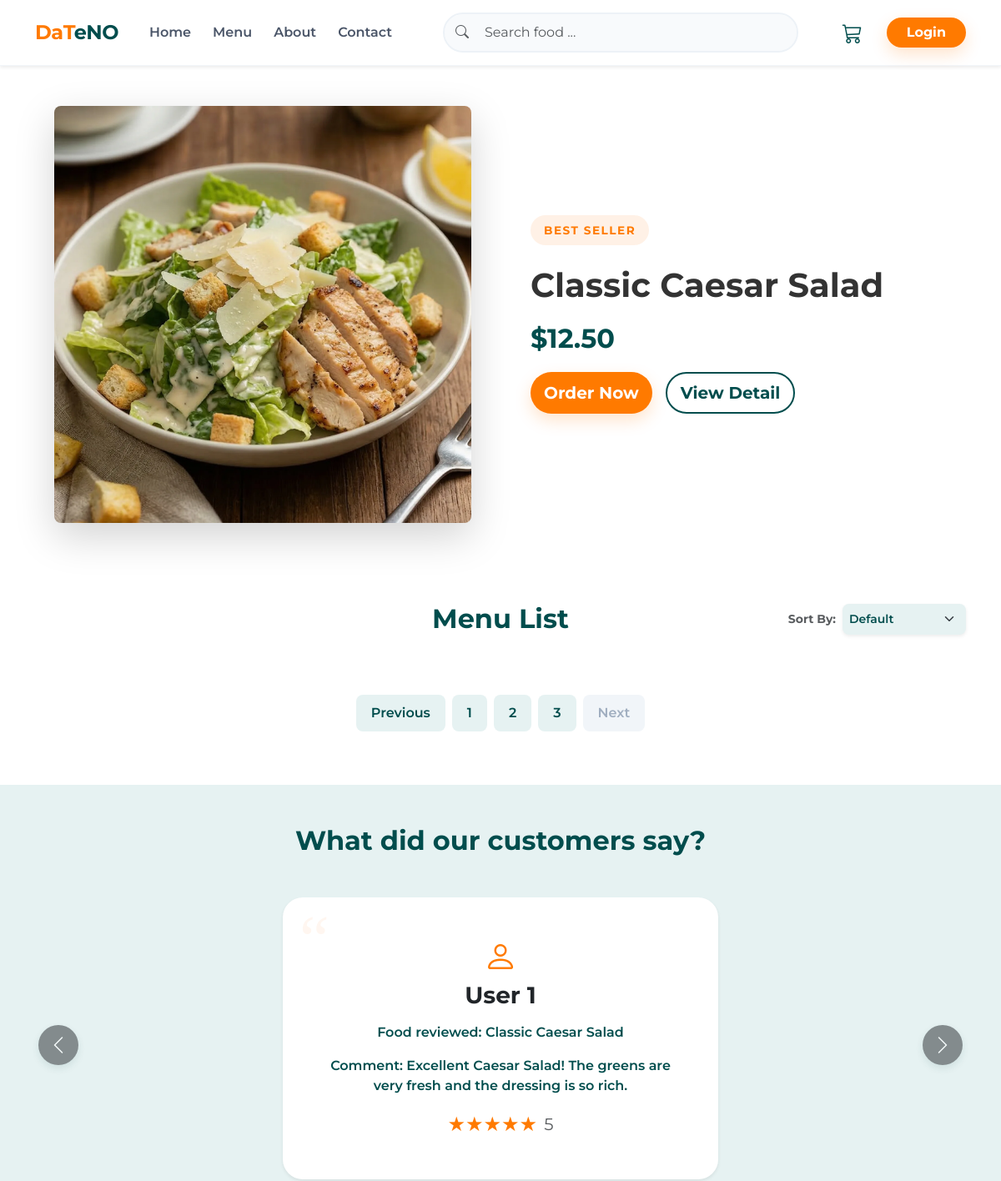
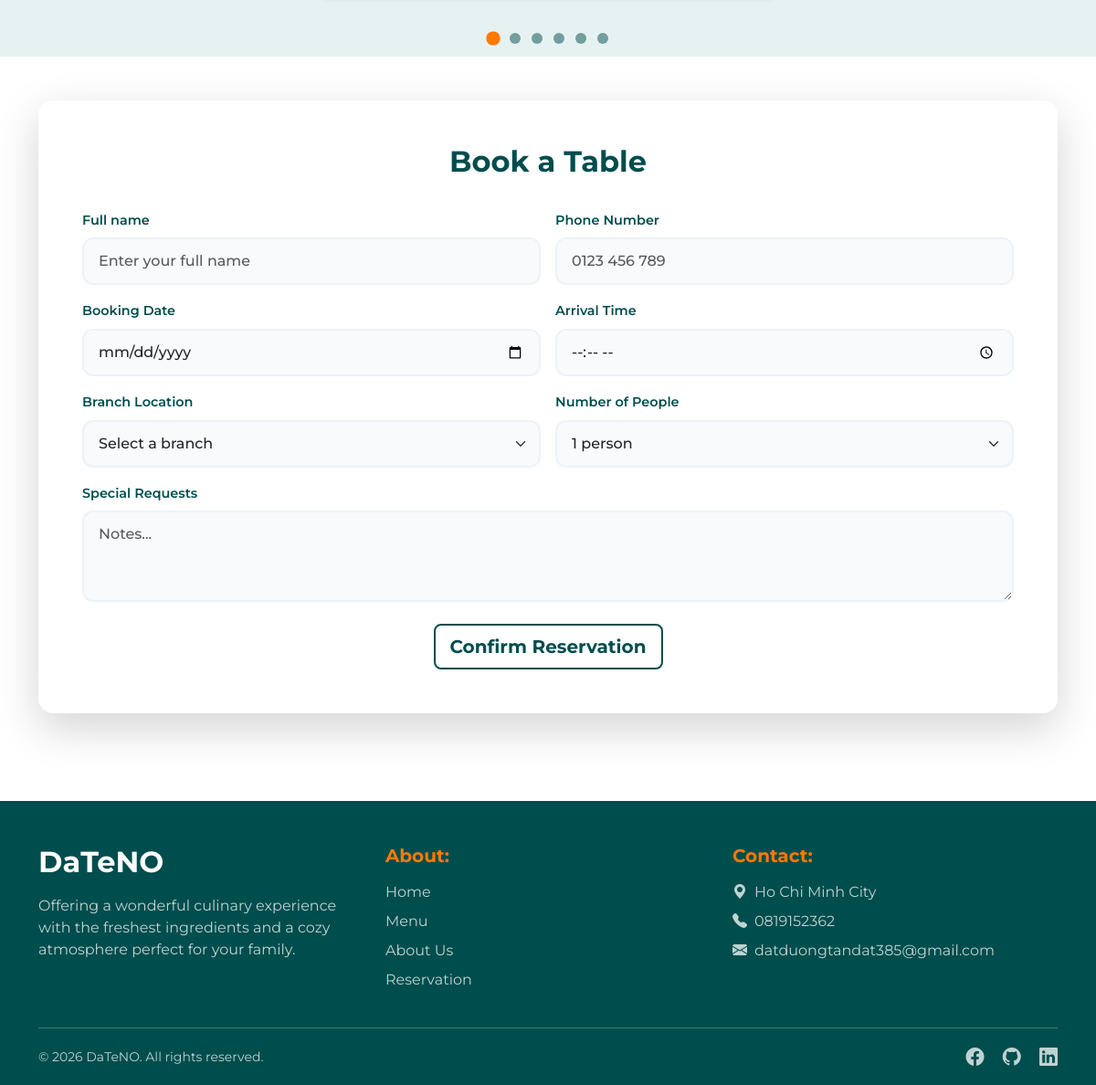
/public/index.php?page=home&p=4, run on the app's committed database (2 pictures, top to bottom).
### tables this page shows
CREATE TABLE `products` (
  `id` int NOT NULL AUTO_INCREMENT,
  `category_id` int DEFAULT NULL,
  `image_url` varchar(255) NOT NULL,
  `name` varchar(255) NOT NULL,
  `description` varchar(255) NOT NULL,
  `price` decimal(10,2) NOT NULL,
  `average_rating` decimal(3,2) DEFAULT NULL,
  `slug` varchar(255) NOT NULL,
  `created_at` timestamp NULL DEFAULT CURRENT_TIMESTAMP,
  `deleted_at` timestamp NULL DEFAULT NULL,
  PRIMARY KEY (`id`),
  UNIQUE KEY `id` (`id`),
  UNIQUE KEY `slug` (`slug`),
  KEY `fk_products_category_id_categories` (`category_id`),
  CONSTRAINT `fk_products_category_id_categories` FOREIGN KEY (`category_id`) REFERENCES `categories` (`id`) ON DELETE SET NULL
);

CREATE TABLE `reviews` (
  `id` int NOT NULL AUTO_INCREMENT,
  `user_id` int NOT NULL,
  `product_id` int NOT NULL,
  `rating` tinyint DEFAULT NULL,
  `comment` text,
  `created_at` timestamp NULL DEFAULT CURRENT_TIMESTAMP,
  PRIMARY KEY (`id`),
  UNIQUE KEY `id` (`id`),
  KEY `fk_reviews_user_id_users` (`user_id`),
  KEY `fk_reviews_product_id_products` (`product_id`),
  CONSTRAINT `fk_reviews_product_id_products` FOREIGN KEY (`product_id`) REFERENCES `products` (`id`) ON DELETE CASCADE,
  CONSTRAINT `fk_reviews_user_id_users` FOREIGN KEY (`user_id`) REFERENCES `users` (`id`) ON DELETE CASCADE,
  CONSTRAINT `reviews_chk_1` CHECK ((`rating` between 1 and 5))
);

CREATE TABLE `users` (
  `id` int NOT NULL AUTO_INCREMENT,
  `name` varchar(255) NOT NULL,
  `email` varchar(255) NOT NULL,
  `password` varchar(255) NOT NULL,
  `role` enum('CUSTOMER','ADMIN') NOT NULL DEFAULT 'CUSTOMER',
  `phone` char(10) NOT NULL,
  `is_email_verified` tinyint DEFAULT '0',
  `email_verified_at` timestamp NULL DEFAULT NULL,
  `created_at` timestamp NULL DEFAULT CURRENT_TIMESTAMP,
  `deleted_at` timestamp NULL DEFAULT NULL,
  PRIMARY KEY (`id`),
  UNIQUE KEY `id` (`id`),
  UNIQUE KEY `email` (`email`),
  UNIQUE KEY `phone` (`phone`)
);

### app/core/Database.php (called while the page is built, shortened)
<?php
class Database
{
    private static $instance = null;
    private $pdo;
    private function __construct()
    {
        $dsn = "mysql:host=" . DB_HOST . ";dbname=" . DB_NAME . ";charset=utf8mb4";
        $options = [
            PDO::ATTR_ERRMODE            => PDO::ERRMODE_EXCEPTION,
            PDO::ATTR_DEFAULT_FETCH_MODE => PDO::FETCH_ASSOC,
            PDO::ATTR_EMULATE_PREPARES   => false,
        ];
        try {
            $this->pdo = new PDO($dsn, DB_USER, DB_PASS, $options);
        } catch (PDOException $e) {
            throw new PDOException($e->getMessage(), (int)$e->getCode());
        }
    }
    public static function getInstance()
    {
        if (self::$instance === null) {
            self::$instance = new Database();
        }
        return self::$instance;
    }
    public function getConnection()
    {
        return $this->pdo;
    }
}

### app/modules/product/product_controller.php (called while the page is built, shortened)
<?php
require_once ROOT_PATH . '/app/modules/product/product_service.php';
class ProductController
{
    private $productService;
    public function __construct()
    {
        $this->productService = new ProductService();
    }
    public function getHighestRating()
    {
        return $this->productService->getHighestRating();
    }
}

### app/modules/product/product_service.php (called while the page is built, shortened)
<?php
require_once ROOT_PATH . '/app/modules/product/product_model.php';
class ProductService
{
    private $productModel;
    public function __construct()
    {
        $this->productModel = new ProductModel();
    }
    public function getHighestRating()
    {
        $product = $this->productModel->getFeatured();
        if ($product) {
            $product['image_path'] = $this->formatImagePath($product['category_slug'], $product['image_url']);
            return $product;
        }
        return null;
    }
    private function formatImagePath($category_slug, $image_name)
    {
        return "/restaurant_project/public/images/{$category_slug}/{$image_name}";
    }
}

### app/modules/product/product_model.php (called while the page is built, shortened)
<?php
require_once ROOT_PATH . '/app/core/Database.php';
class ProductModel
{
    private $db;
    public function __construct()
    {
        $this->db = Database::getInstance()->getConnection();
    }
    public function getFeatured()
    {
        $sql = "SELECT p.*, c.slug AS category_slug
                FROM products p
                LEFT JOIN categories c ON p.category_id = c.id
                WHERE p.deleted_at IS NULL
                ORDER BY p.average_rating DESC
                LIMIT 1";
        return $this->db->query($sql)->fetch();
    }
}

### app/modules/feedback/feedback_controller.php (called while the page is built)
<?php
require_once ROOT_PATH . '/app/modules/feedback/feedback_service.php';
class FeedbackController
{
    private $feedbackService;
    public function __construct()
    {
        $this->feedbackService = new FeedbackService();
    }
    public function getTopFeedback()
    {
        return $this->feedbackService->getTopFeedbacksForDisplay(6);
    }
}

### app/modules/feedback/feedback_service.php (called while the page is built, shortened)
<?php
require_once ROOT_PATH . '/app/modules/feedback/feedback_model.php';
class FeedbackService
{
    private $feedbackModel;
    public function __construct()
    {
        $this->feedbackModel = new FeedbackModel();
    }
    private function renderStars($rating)
    {
        $intRating = (int)$rating;
        return str_repeat('★', $intRating) . str_repeat('☆', 5 - $intRating);
    }
    private function formatRating($rating)
    {
        return (float)number_format($rating, 1);
    }
    public function getTopFeedbacksForDisplay($limit = 6)
    {
        $feedbacks = $this->feedbackModel->getTopFeedbacks($limit);
        foreach ($feedbacks as &$item) {
            $item['feedback_stars'] = $this->renderStars($item['rating']);
        }
        return $feedbacks;
    }
}

### app/modules/feedback/feedback_model.php (called while the page is built)
<?php
require_once ROOT_PATH . '/app/core/Database.php';
class FeedbackModel
{
    private $db;
    public function __construct()
    {
        $this->db = Database::getInstance()->getConnection();
    }
    public function getTopFeedbacks($limit)
    {
        $sql = "SELECT r.*, u.name AS user_name, p.name AS product_name
                FROM reviews r
                LEFT JOIN users u ON r.user_id = u.id
                LEFT JOIN products p ON r.product_id = p.id
                ORDER BY r.rating DESC
                LIMIT :limit";
        $stmt = $this->db->prepare($sql);
        $stmt->bindValue(':limit', (int)$limit, PDO::PARAM_INT);
        $stmt->execute();
        return $stmt->fetchAll();
    }
}

### app/modules/feedback/views/feedback.php (the view)
<?php
require_once ROOT_PATH . '/app/modules/feedback/feedback_controller.php';
$feedback_controller = new FeedbackController();
$feedbacks = $feedback_controller->getTopFeedback();
?>
<section class="py-5 bg-soft-cyan" id="feedback">
    <div class="container">
        <header class="text-center mb-5">
            <h2 class="fw-bold text-teal-dark">What did our customers say?</h2>
        </header>
        <div id="feedbackCarousel" class="carousel slide" data-bs-ride="carousel">
            <div class="carousel-inner">
                <?php foreach ($feedbacks as $index => $feedback): ?>
                    <div class="carousel-item <?= $index === 0 ? 'active' : '' ?>">
                        <div class="row justify-content-center px-lg-4">
                            <div class="col-12 col-md-8 col-lg-6 feedback-col mb-3">
                                <div class="card hover-card p-4 p-lg-5 text-center shadow-sm h-100">
                                    <div>
                                        <h3 class="fw-bold fs-3 mb-3">
                                            <i class="bi bi-person"></i>
                                            <?= htmlspecialchars($feedback['user_name']); ?>
                                        </h3>
                                    </div>
                                    <div>
                                        <p class="text-teal-dark fw-semibold mb-3">
                                            Food reviewed: <?= htmlspecialchars($feedback['product_name']); ?>
                                        </p>
                                        <p class="text-teal-dark fw-semibold mb-3">
                                            Comment: <?= htmlspecialchars($feedback['comment']); ?>
                                        </p>
                                    </div>
                                    <div class="d-flex justify-content-center align-items-center gap-2 mt-auto">
                                        <p class="text-primary-orange fs-4 mb-0">
                                            <?= $feedback['feedback_stars']; ?>
                                        </p>
                                        <p class="text-muted fs-5 mb-0">
                                            <?= $feedback['feedback_ratings']; ?>
                                        </p>
                                    </div>
                                </div>
                            </div>
                        </div>
                    </div>
                <?php endforeach; ?>
            </div>
            <button
                class="carousel-control-prev"
                type="button"
                data-bs-target="#feedbackCarousel"
                data-bs-slide="prev">
                <span class="carousel-control-prev-icon bg-dark rounded-circle" aria-hidden="true"></span>
            </button>
            <button
                class="carousel-control-next"
                type="button"
                data-bs-target="#feedbackCarousel"
                data-bs-slide="next">
                <span class="carousel-control-next-icon bg-dark rounded-circle" aria-hidden="true"></span>
            </button>
            <div class="carousel-indicators">
                <?php foreach ($feedbacks as $index => $feedback): ?>
                    <button
                        class="<?= $index === 0 ? 'active' : '' ?>"
                        type="button"
                        data-bs-target="#feedbackCarousel"
                        data-bs-slide-to="<?= $index ?>"
                        aria-current="<?= $index === 0 ? 'true' : 'false' ?>">
                    </button>
                <?php endforeach; ?>
            </div>
        </div>
    </div>
</section>

### app/modules/product/views/best_seller.php
<?php
require_once ROOT_PATH . '/app/modules/product/product_controller.php';
$product_controller = new ProductController();
$highest_rating_item = $product_controller->getHighestRating();
?>
<section class="py-5">
    <div class=" container">
        <div class="row align-items-center">
            <div class="col-lg-6 order-2 mt-4 mt-lg-0">
                <div class="ps-lg-4">
                    <span class="badge-best-seller mb-4">BEST SELLER</span>
                    <h3 class="fs-1 fw-bold mb-3"><?= htmlspecialchars($highest_rating_item['name']); ?></h3>
                    <p class="fs-2 fw-bold text-teal-dark">$<?= htmlspecialchars($highest_rating_item['price']); ?></p>
                    <div class="d-flex gap-3">
                        <button class="btn btn-custom-primary btn-lg px-3 py-2 rounded-pill">
                            Order Now
                        </button>
                        <a
                            href="index.php?page=detail&slug=<?= htmlspecialchars($highest_rating_item['slug']); ?>"
                            class="btn btn-custom-teal btn-lg px-3 py-2 rounded-pill">View Detail
                        </a>
                    </div>
                </div>
            </div>
            <?php if ($highest_rating_item): ?>
                <div class="col-lg-6">
                    <div class="position-relative text-center">
                        <img src="<?= htmlspecialchars($highest_rating_item['image_path']); ?>"
                            alt="<?= htmlspecialchars($highest_rating_item['name']); ?>"
                            class="img-fluid rounded-3 shadow-lg food-img-hover"
                            style="width: 500px; height: 500px; object-fit: cover;">
                    </div>
                </div>
            <?php endif; ?>
        </div>
    </div>
</section>

### public/css/style.css (style rules this page uses)
:root { --primary-orange: #ff7a00; --light-orange: #fff1e6; --teal-dark: #004d4d; --teal-light: #006666; --soft-cyan: #e6f2f2; --pure-white: #ffffff; --transition: all 0.3s ease; }
body { font-family: "Montserrat", sans-serif; color: #333; }
.text-teal-dark { color: var(--teal-dark) !important; }
.text-primary-orange { color: var(--primary-orange) !important; }
.btn-custom-primary { background-color: var(--primary-orange); color: var(--pure-white); font-weight: 700; border: none; transition: var(--transition); box-shadow: 0 8px 20px rgba(255, 122, 0, 0.2); }
.btn-custom-teal { background-color: var(--pure-white); color: var(--teal-dark); border: 2px solid var(--teal-dark); font-weight: 700; transition: var(--transition); }

### public/css/best_seller.css (style rules this page uses)
.badge-best-seller { display: inline-block; background-color: var(--light-orange); color: var(--primary-orange); padding: 8px 16px; border-radius: 50px; font-weight: 700; font-size: 0.85rem; letter-spacing: 1.5px; text-transform: uppercase; }
.food-img-hover { transition: var(--transition); cursor: pointer; }

### public/css/menu_list.css (style rules this page uses)
.hover-card { border: none; border-radius: 16px; overflow: hidden; background-color: var(--pure-white); transition: var(--transition); }

### public/css/feedback.css (style rules this page uses)
#feedback { background-color: var(--soft-cyan); }
#feedback .hover-card { border-radius: 24px; border: none; position: relative; background-color: var(--pure-white); transition: var(--transition); }
#feedback .hover-card::before { content: "\201C"; position: absolute; top: 10px; left: 20px; font-size: 5rem; color: var(--light-orange); font-family: Georgia, serif; line-height: 1; opacity: 0.6; }
#feedback .hover-card i.bi-person { color: var(--primary-orange); font-size: 2.5rem; display: block; margin-bottom: 5px; }
#feedback .carousel-control-prev, #feedback .carousel-control-next { width: 5%; }
#feedback .carousel-control-prev-icon, #feedback .carousel-control-next-icon { background-color: var(--teal-dark); background-size: 50%; width: 3rem; height: 3rem; border-radius: 50%; box-shadow: 0 4px 10px rgba(0, 77, 77, 0.2); transition: var(--transition); }
#feedback .carousel-indicators { bottom: -50px; }
#feedback .carousel-indicators [data-bs-target] { background-color: var(--teal-dark); width: 12px; height: 12px; border-radius: 50%; margin: 0 6px; opacity: 0.5; border: none; transition: var(--transition); }
#feedback .carousel-indicators .active { background-color: var(--primary-orange); opacity: 1; transform: scale(1.3); }

### data on the page
products: name "Classic Caesar Salad", price "12.50"
reviews: user.name "User 1", product.name "Classic Caesar Salad", comment "Excellent Caesar Salad! The greens are very fresh and the dressing is so rich.", feedback_stars "★★★★★", rating "5"

### other printed values
form field guest_count "1 person"
